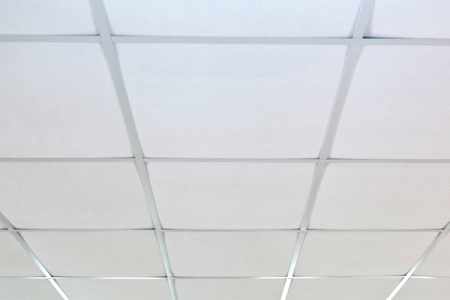
#> input picture ceiling1.jpg, 450 x 300 px
$ python feature_tracking_test.py   (Python 2 division)
#> lines starting #> are read from the running program, lines starting #| are printed output that depends on the picture
import sys
import cv2
import rospy
import numpy as np
import math

if __name__ == '__main__':
    src = cv2.imread("ceiling1.jpg", 0)
#> src: shape (300, 450); min 62, max 255, mean 213.7
    cv2.imshow("Source", src)
    cv2.waitKey(500)
    height, width = src.shape[:2]
#> height = 300; width = 450
    minDistance = (width+height)/2/25
#> minDistance = 15
    goodFeatures = cv2.goodFeaturesToTrack(src, 15, 0.2, minDistance)
#> goodFeatures = [[363, 37], [166, 276], [293, 275], [154, 228], [51, 276], [299, 229], [405, 275], [7, 229], [443, 229], [134, 157], [99, 35], [319, 158]]
    print goodFeatures
#| [[[363.  37.]]
#|  [[166. 276.]]
#|  [[293. 275.]]
#|  [[154. 228.]]
#|  [[ 51. 276.]]
#|  [[299. 229.]]
#|  [[405. 275.]]
#|  [[  7. 229.]]
#|  [[443. 229.]]
#|  [[134. 157.]]
#|  [[ 99.  35.]]
#|  [[319. 158.]]]
    draw = src
    for center in goodFeatures:
        cv2.circle(draw, (center[0][0], center[0][1]), 4, (0, 0, 255), -1)
#> this loop made 12 passes
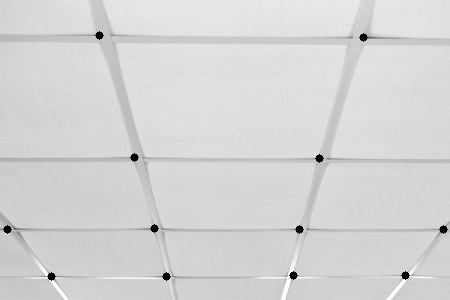
#> draw: shape (300, 450); min 0, max 255, mean 212.9
    cv2.imshow("Good Features", draw)
    cv2.waitKey(0)
